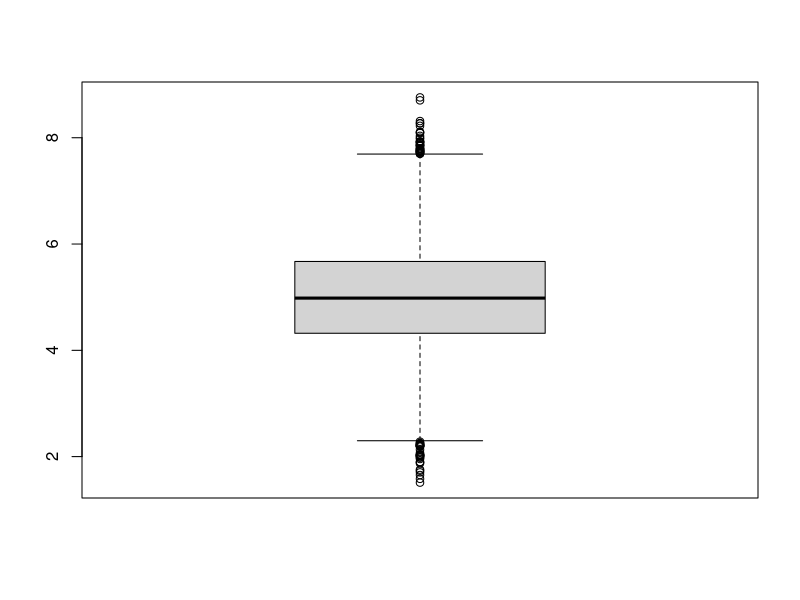
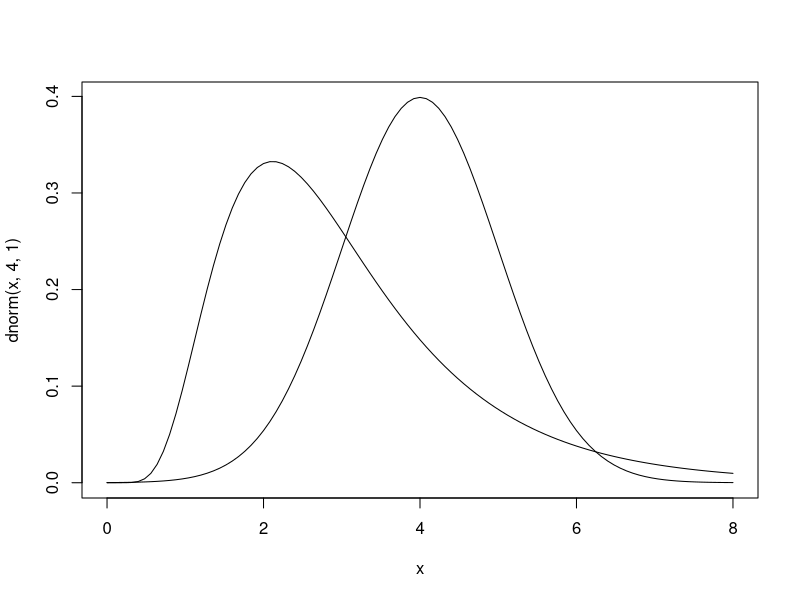

R code for these plots, in order:
## ---- chunk 1
set.seed(100)
x <- rnorm(10, 10, 10)
mean(x)
var(x)
## ---- chunk 2
mean(x)
## ---- chunk 3
alpha <- 0.05
cbind(
  mean(x) - sd(x)/length(x)*qt(p = 1 - alpha/2, df = length(x) - 1),
  mean(x) + sd(x)/length(x)*qt(p = 1 - alpha/2, df = length(x) - 1)
)
## ---- chunk 4
# Set the parameters
mean_true <- 5
sd_true <- 1

# Generate random data from a normal distribution
set.seed(123)
n <- 10000
x <- rnorm(n, mean_true, sd_true)

# Define the likelihood function
likelihood <- function(params) {
  mean_param <- params[1]
  sd_param <- params[2]
  return(prod(dnorm(x, mean = mean_param, sd = sd_param)))
}

# Use optim() to find the maximum likelihood estimates
result <- optim(par = c(0, 1), fn = function(params) -likelihood(params), hessian = TRUE)

# Maximum Likelihood Estimates
mle_mean <- result$par[1]
mle_sd <- result$par[2]

cat("MLE for mean:", mle_mean, "\n")
cat("MLE for standard deviation:", mle_sd, "\n")

## ---- chunk 5
n <- 10000
x <- rnorm(n, 5, 1)
L <- x*pnorm(x, mean = 5, sd = 1)
max(L)
boxplot(x)
curve(dnorm(x, 4, 1), xlim = c(0,8))
curve(dlnorm(x, 1, 0.5), add = TRUE)
